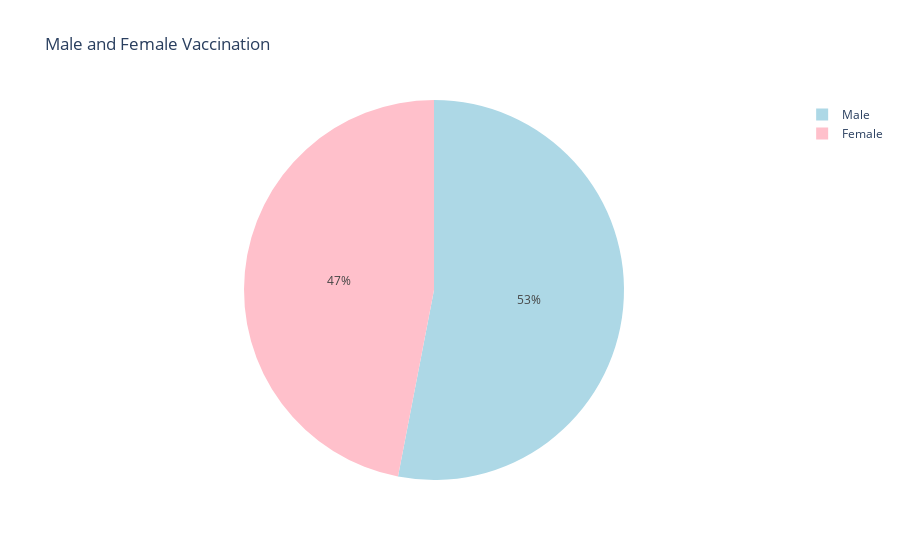

Notebook code cell kept with this figure:
### Markdown cell above
##### Male vs Female Vaccination

### Code cell
male = vaccination["Male(Individuals Vaccinated)"].sum()
female = vaccination["Female(Individuals Vaccinated)"].sum()
colors = ['lightblue', 'pink']
fig = px.pie(names=["Male","Female"],values=[male,female],title = "Male and Female Vaccination",color_discrete_sequence=colors)
fig.show()

### Figure 1 — Plotly figure (JSON) as saved in the notebook; plotly's stock layout.template omitted (floating-point values rounded to 4 significant figures)
{"data": [{"domain": {"x": [0, 1], "y": [0, 1]}, "hovertemplate": "label=%{label}<br>value=%{value}<extra></extra>", "labels": ["Male", "Female"], "legendgroup": "", "name": "", "showlegend": true, "type": "pie", "values": [7138698858, 6321628736]}], "layout": {"legend": {"tracegroupgap": 0}, "piecolorway": ["lightblue", "pink"], "title": {"text": "Male and Female Vaccination"}}}
